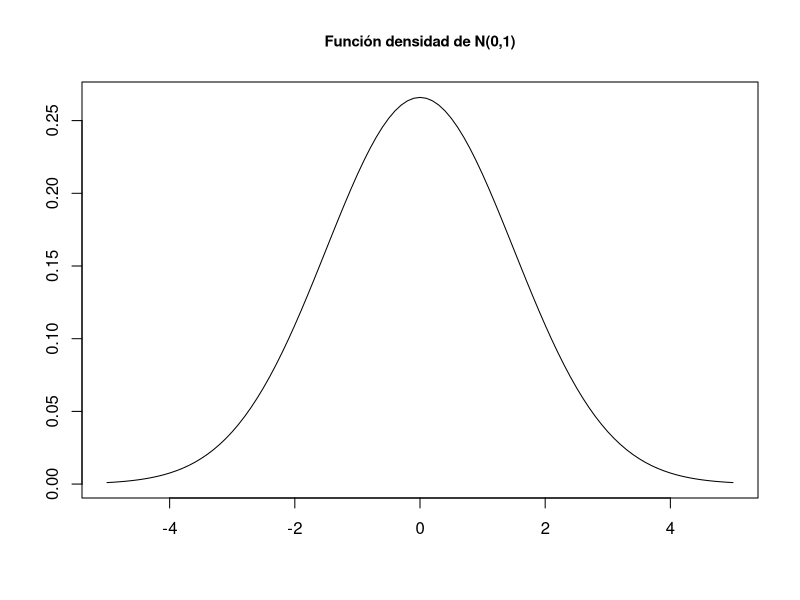
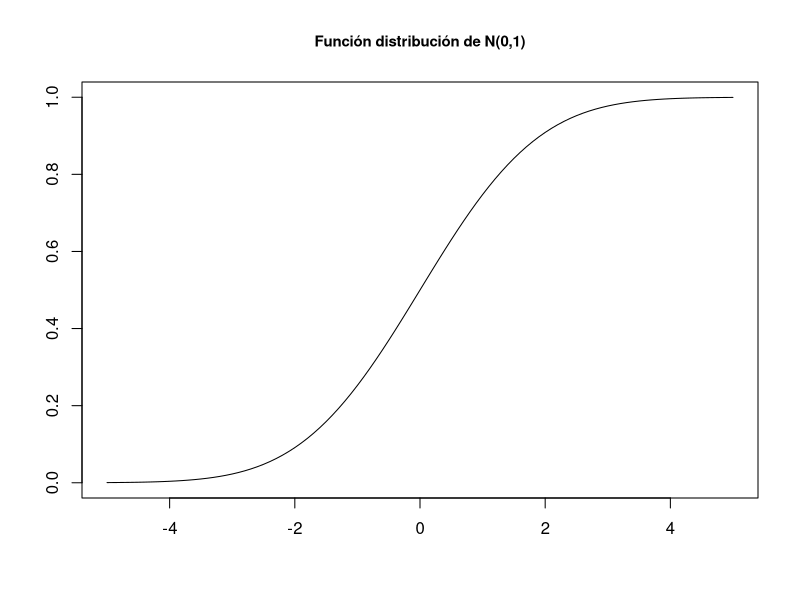

Write the R code that produced these figures, in order.
## ---- chunk 1
df.aux=cbind( 
Distribución=c("Binomial",
"Geométrica",
"Hipergeomètrica",
"Poisson",
"Uniforme",
"Exponencial",
"Normal",
"Khi cuadrado",
"t de Student",
"F de Fisher"),
Nombre=c("binom","geom","hyper","pois","unif","exp","norm","chisq","t","f"),
Parámetros=c("medida de la muestra, probabilidad de éxito",
"probabilidad",
"N,M,n",
"Esperanza",
"mínimo, máximo",
"lambda",
"media, desviación típica",
"grados de libertad",
"grados de libertad",
"los dos grados de libertad")
)
## ---- chunk 2
knitr::kable(
df.aux,
  caption = 'Nombres de distribuciones en R', booktabs = FALSE
)
## ---- chunk 3
dbinom(5,20,0.3)
## ---- chunk 4
choose(20,5)*0.3^5*0.7^15
## ---- chunk 5
dbinom(8,20,0.3)  
## ---- chunk 6
pbinom(5,20,0.3)  
## ---- chunk 7
sum(dbinom(0:5,20,0.3))
## ---- chunk 8
pbinom(8,20,0.3)  
## ---- chunk 9
pbinom(8,20,0.3,lower.tail=FALSE)
## ---- chunk 10

1-pbinom(8,20,0.3)
## ---- chunk 11
qbinom(0.5,20,0.3)  
## ---- chunk 12
pbinom(qbinom(0.5,20,0.3),20,0.3) 
pbinom(qbinom(0.5,20,0.3)-1,20,0.3) 
## ---- chunk 13
qbinom(0.25,20,0.3)  
## ---- chunk 14
rbinom(10,20,0.3)
## ---- chunk 15
rbinom(10,20,0.3) 
rbinom(10,20,0.3)
## ---- chunk 16
dpois(8,5) 
## ---- chunk 17
ppois(8,5) 
## ---- chunk 18
qpois(0.6,5)
## ---- chunk 19
rpois(20,5)
## ---- chunk 20
dnorm(0.3)
dnorm(0.3,0,1)
## ---- chunk 21
curve(dnorm(x,0,1.5),-5,5,xlab="",ylab="",main="Función densidad de N(0,1)",cex.main=0.9)
## ---- chunk 22
curve(pnorm(x,0,1.5),-5,5,xlab="",ylab="",main="Función distribución de N(0,1)",cex.main=0.9)
